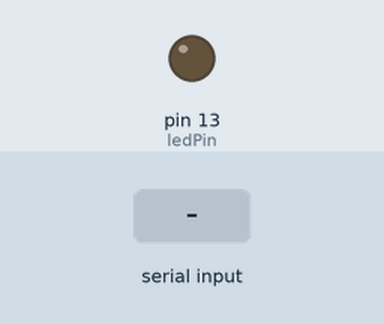
Bench run of a sketch on a simulated Arduino Uno, built with avr-gcc and run on an emulated ATmega328P. On the bench: output pins drawn as LEDs (lit = HIGH). Inputs (shaded band) come from the test bench.

Above: at 1.2 s.
1.3 s: "200\n" received over Serial
At 2.1 s:
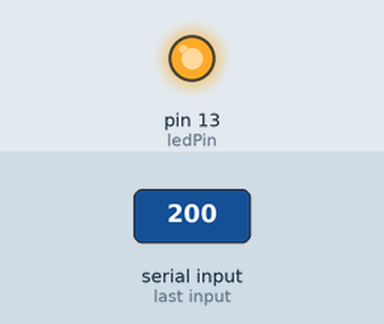
Timing chart, 0 to 4.3 s (numbered marks = the images above; inputs shaded):
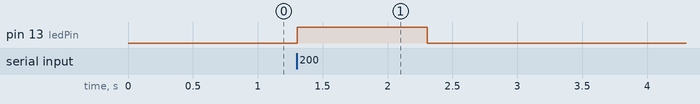

Measured:
- after the input at 1.3 s, pin 13 (ledPin): LOW → HIGH at once, → LOW 1.0 s later

The sketch:

ESP_REC.ino
```cpp
// Define the pin number for the built-in LED
const int ledPin = 13;

void setup() {
  // Initialize the built-in LED pin as an output
  pinMode(ledPin, OUTPUT);

  // Initialize serial communication at 9600 baud rate
  Serial.begin(9600);
}

void loop() {
  if (Serial.available() > 0) {
    // Read the incoming byte from serial port
    int receivedValue = Serial.parseInt();

    // Check if the received value is 200
    if (receivedValue == 200) {
      digitalWrite(ledPin, HIGH);   // Turn the LED on
    } else {
      digitalWrite(ledPin, LOW);    // Turn the LED off
    }
  }
}
```
